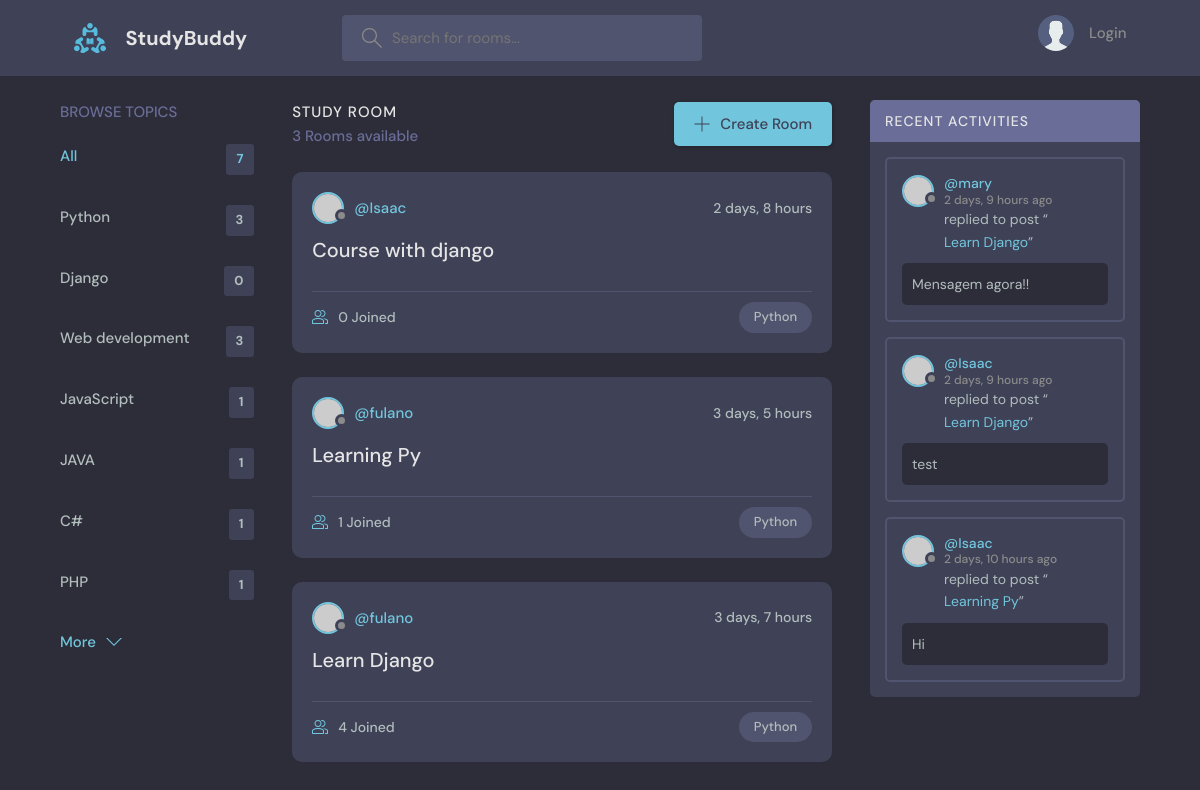
Page /?q=Python on the committed database.
### base/models.py (models this page shows, shortened)
class Topic(models.Model):
    name = models.CharField(max_length=200);

class Room(models.Model):
    host = models.ForeignKey(User, on_delete=models.SET_NULL, null=True);
    topic = models.ForeignKey(Topic, on_delete=models.SET_NULL, null=True);
    name = models.CharField(max_length=200);
    description = models.TextField(null=True, blank=True);
    participants = models.ManyToManyField(User, related_name='participants', blank=True);
    update = models.DateTimeField(auto_now=True);
    created = models.DateTimeField(auto_now_add=True);
    class Meta:
        ordering = ['-update', '-created'];

class Message(models.Model):
    user = models.ForeignKey(User, on_delete=models.CASCADE);
    room = models.ForeignKey(Room, on_delete=models.CASCADE);
    body = models.TextField();
    update = models.DateTimeField(auto_now=True);
    created = models.DateTimeField(auto_now_add=True);
    class Meta:
        ordering = ['-update', '-created'];

### base/views.py (the view)
# urls.py: path('', views.home, name='home'),
def home(req):
    q = req.GET.get('q') if req.GET.get('q') != None else '';
    rooms = Room.objects.filter(
        Q(topic__name__icontains=q) |
        Q(name__icontains=q) |
        Q(description__icontains=q)
        );
    room_count = rooms.count();
    topics = Topic.objects.all();
    room = Room.objects.all();
    room_messages = Message.objects.filter(Q(room__topic__name__icontains=q));
    context = {
        'rooms': rooms,
        'topics': topics,
        'room_count': room_count,
        'room_messages': room_messages
        };
    return render(req, 'base/home.html', context);

### base/templates/base/home.html (shortened to what this page needs)
{% extends 'index.html' %} {% block content %}
<main class="layout layout--3">
  <div class="container">
    {% include 'base/components/topics_component.html' %}
    <div class="roomList">
      <div class="roomList__header">
        <div>
          <h2>Study Room</h2>
          <p>{{room_count}} Rooms available</p>
        </div>
        <a class="btn btn--main" href="{% url 'create-room' %}">
          <svg
            version="1.1"
            xmlns="http://www.w3.org/2000/svg"
            width="32"
            height="32"
            viewBox="0 0 32 32"
          >
            <title>add</title>
            <path
              d="M16.943 0.943h-1.885v14.115h-14.115v1.885h14.115v14.115h1.885v-14.115h14.115v-1.885h-14.115v-14.115z"
            ></path>
          </svg>
          Create Room
        </a>
      </div>
      {% include 'base/components/feed_component.html' %}
    </div>
    {% include 'base/components/activity_component.html' %}
  </div>
</main>
{% endblock content %}

### base/templates/base/components/topics_component.html
<div class="topics">
  <div class="topics__header">
    <h2>Browse Topics</h2>
  </div>
  <ul class="topics__list">
    <li>
      <a href="{% url 'home'%}" class="active">All <span>{{topics.count}}</span></a>
    </li>
    {% for topic in topics %}
    <li>
      <div>
        <a href="{% url 'home' %}?q={{topic.name}}"">{{topic.name}}
          <span>{{topic.room_set.all.count}}</span>
        </a>
      </div>
      {% endfor %}
    </li>
  </ul>
  <a class="btn btn--link" href="#">
    More
    <svg version="1.1" xmlns="http://www.w3.org/2000/svg" width="32" height="32" viewBox="0 0 32 32">
      <title>chevron-down</title>
      <path d="M16 21l-13-13h-3l16 16 16-16h-3l-13 13z"></path>
    </svg>
  </a>
</div>

### base/templates/base/components/feed_component.html (shortened to what this page needs)
{% for room in rooms %}
<div class="roomListRoom">
  <div class="roomListRoom__header">
    <a href="{% url 'user-profile' room.host.id %}" class="roomListRoom__author">
      <div class="avatar avatar--small">
        <img src="https://randomuser.me/api/portraits/women/11.jpg" />
      </div>
      <span>@{{room.host.username}}</span>
    </a>
    <div class="roomListRoom__actions">
      <span>{{room.created|timesince}}</span>
    </div>
  </div>
  <div class="roomListRoom__content">
    <a href="{% url 'room' room.id %}">{{room.name}}</a>
  </div>
  <div class="roomListRoom__meta">
    <a href="{% url 'room' room.id %}" class="roomListRoom__joined">
      {{room.participants.all.count}} Joined
    </a>
    <p class="roomListRoom__topic">{{room.topic.name}}</p>
  </div>
</div>
{% endfor %}

### base/templates/base/components/activity_component.html (shortened to what this page needs)
<div class="activities">
  <div class="activities__header">
    <h2>Recent Activities</h2>
  </div>
  {% for message in room_messages %}
  <div class="activities__box">
    <div class="activities__boxHeader roomListRoom__header">
      <a
        href="{% url 'user-profile' message.user.id %}"
        class="roomListRoom__author"
      >
        <div class="avatar avatar--small">
          <img src="https://randomuser.me/api/portraits/women/11.jpg" />
        </div>
        <p>
          @{{message.user}}
          <span>{{message.created|timesince}} ago</span>
        </p>
      </a>
    </div>
    <div class="activities__boxContent">
      <p>
        replied to post “<a href="{% url 'room' message.room.id %}">{{message.room.name}}</a>”
      </p>
      <div class="activities__boxRoomContent">
        {{message.body}}
      </div>
    </div>
  </div>
  {% endfor %}
</div>

### rows in the picture
Topic: name "Python", room_set.all.count "3"
Topic: name "Django", room_set.all.count "0"
Topic: name "Web development", room_set.all.count "3"
Topic: name "JavaScript", room_set.all.count "1"
Topic: name "JAVA", room_set.all.count "1"
Topic: name "C#", room_set.all.count "1"
Topic: name "PHP", room_set.all.count "1"
Room: host.username "Isaac", created "2 days, 8 hours", name "Course with django", participants.all.count "0", topic.name "Python"
Room: host.username "fulano", created "3 days, 5 hours", name "Learning Py", participants.all.count "1", topic.name "Python"
Room: host.username "fulano", created "3 days, 7 hours", name "Learn Django", participants.all.count "4", topic.name "Python"
Message: user "mary", created "2 days, 9 hours", room.name "Learn Django", body "Mensagem agora!!"
Message: user "Isaac", created "2 days, 9 hours", room.name "Learn Django", body "test"
Message: user "Isaac", created "2 days, 10 hours", room.name "Learning Py", body "Hi"

### other values in the picture
{{ topics.count }} "7"
{{ room_count }} "3"
